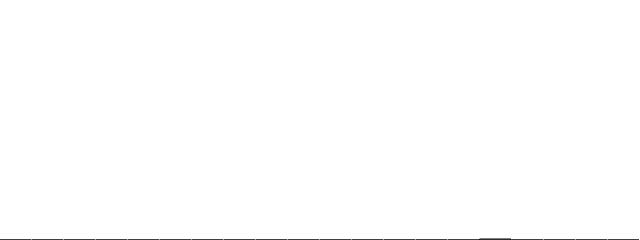
Frame 1 (no input)
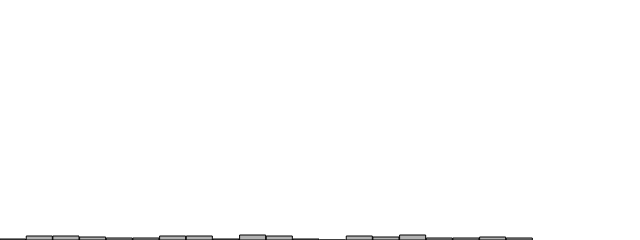
Frame 60 (no input)
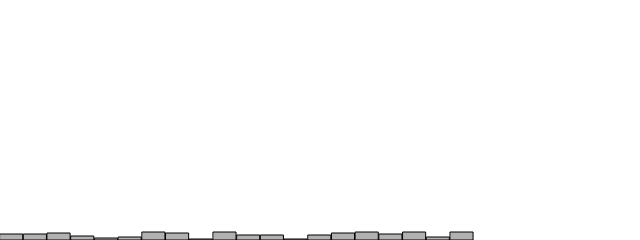
Frame 120 (the mouse pressed at the canvas centre since frame 60)

The p5.js sketch that drew these frames (run headless with seeded random() and noise() and a simulated clock; from frame 60 on, the mouse is pressed at the canvas centre):

// p5.js sketch
// ── sketch.js
let randomCounts = [];
let total = 20; // Number of counts to generate

function setup() {
  createCanvas(640, 240);
  for (let i = 0; i < total; i++) {
    randomCounts[i] = 0;
  }
}

function draw() {
  background(255);
  let index = floor(random(randomCounts.length + 1));
  randomCounts[index]++;

  stroke(0);
  fill(177);
  let w = width / randomCounts.length;

  for (let i = 0; i < randomCounts.length; i++) {
    rect(i * w, height - randomCounts[i], w - 1, randomCounts[i]);
  }
}
